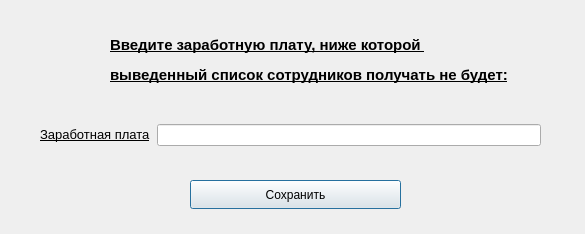
<?xml version="1.0" encoding="UTF-8"?>
<ui version="4.0">
 <class>inputSearchSalary</class>
 <widget class="QDialog" name="inputSearchSalary">
  <property name="geometry">
   <rect>
    <x>0</x>
    <y>0</y>
    <width>585</width>
    <height>234</height>
   </rect>
  </property>
  <property name="windowTitle">
   <string>Dialog</string>
  </property>
  <widget class="QLabel" name="label">
   <property name="geometry">
    <rect>
     <x>110</x>
     <y>-10</y>
     <width>491</width>
     <height>141</height>
    </rect>
   </property>
   <property name="text">
    <string>&lt;html&gt;&lt;head/&gt;&lt;body&gt;&lt;p&gt;&lt;span style=&quot; font-size:11pt; font-weight:700; text-decoration: underline;&quot;&gt;Введите заработную плату, ниже которой &lt;/span&gt;&lt;/p&gt;&lt;p&gt;&lt;span style=&quot; font-size:11pt; font-weight:700; text-decoration: underline;&quot;&gt;выведенный список сотрудников получать не будет:&lt;/span&gt;&lt;/p&gt;&lt;/body&gt;&lt;/html&gt;</string>
   </property>
  </widget>
  <widget class="QPushButton" name="pushButton_saveSalary">
   <property name="geometry">
    <rect>
     <x>190</x>
     <y>180</y>
     <width>211</width>
     <height>29</height>
    </rect>
   </property>
   <property name="text">
    <string>Сохранить</string>
   </property>
  </widget>
  <widget class="QWidget" name="layoutWidget">
   <property name="geometry">
    <rect>
     <x>40</x>
     <y>120</y>
     <width>501</width>
     <height>30</height>
    </rect>
   </property>
   <layout class="QHBoxLayout" name="horizontalLayout">
    <item>
     <widget class="QLabel" name="label_2">
      <property name="text">
       <string>&lt;html&gt;&lt;head/&gt;&lt;body&gt;&lt;p&gt;&lt;span style=&quot; font-size:10pt; text-decoration: underline;&quot;&gt;Заработная плата&lt;/span&gt;&lt;/p&gt;&lt;/body&gt;&lt;/html&gt;</string>
      </property>
     </widget>
    </item>
    <item>
     <widget class="QLineEdit" name="lineEdit_newSalary"/>
    </item>
   </layout>
  </widget>
 </widget>
 <resources/>
 <connections/>
</ui>
